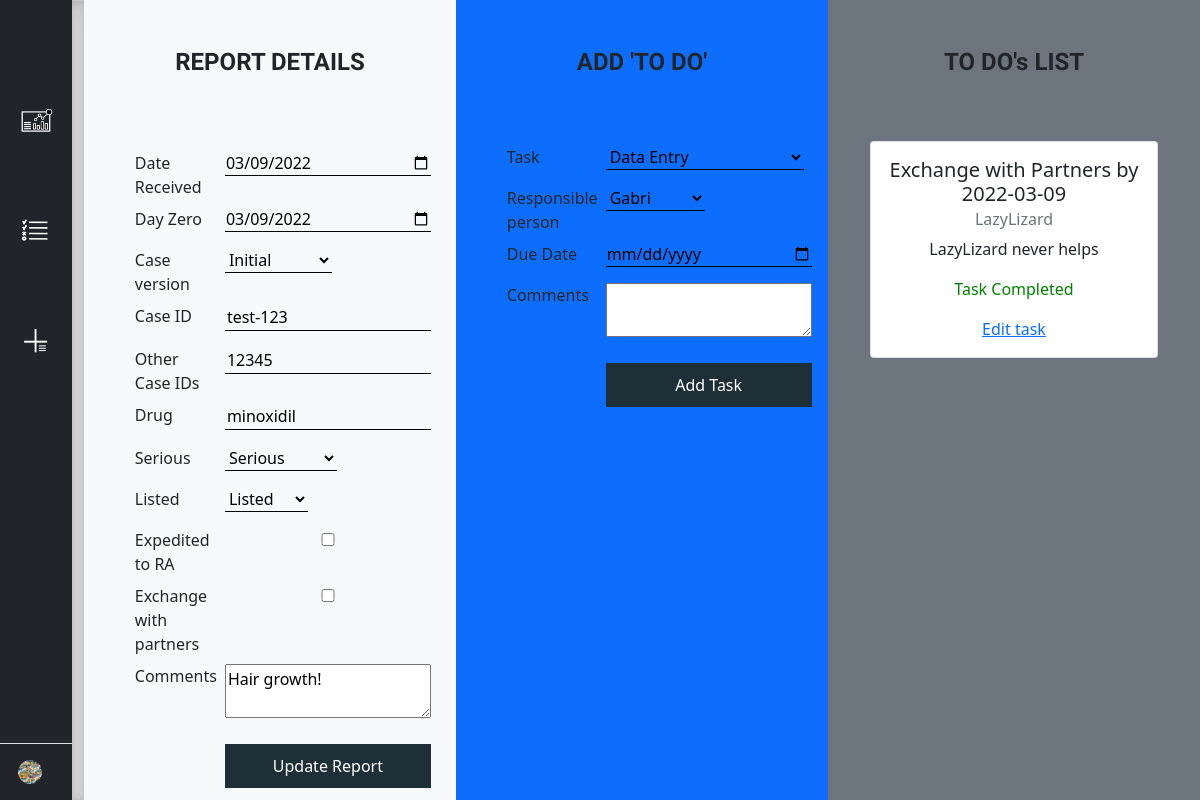
Page /report/3 (signed in) on the committed database.
### main.py (models this page shows)
class Report(UserMixin, db.Model):
    __tablename__ = "report"
    id = db.Column(db.Integer, primary_key=True, nullable=False)
    date_received = db.Column(db.Date, nullable=True)
    day_zero = db.Column(db.Date, nullable=True)
    case_id = db.Column(db.String(250), nullable=True)
    case_version = db.Column(db.String(250), nullable=True)
    other_case_id = db.Column(db.String(250), nullable=True)
    drug = db.Column(db.String(250), nullable=True)
    serious = db.Column(db.String(250), nullable=True)
    listed = db.Column(db.String(250), nullable=True)
    expedited = db.Column(db.Boolean, nullable=True)
    exchange = db.Column(db.Boolean, nullable=True)
    comments = db.Column(db.String(500), nullable=True)
    report_tasks = db.relationship("Task", backref="report")

class Task(UserMixin, db.Model):
    __tablename__ = "task"
    id = db.Column(db.Integer, primary_key=True, nullable=False)
    taskowner_id = db.Column(db.Integer, db.ForeignKey("user.id"))
    report_id = db.Column(db.Integer, db.ForeignKey("report.id"))
    task_name = db.Column(db.String(500), nullable=True)
    due_date = db.Column(db.Date, nullable=True)
    completed = db.Column(db.Boolean(), nullable=True)
    task_comments = db.Column(db.String(500), nullable=True)

class User(UserMixin, db.Model):
    __tablename__ = "user"
    id = db.Column(db.Integer, primary_key=True)
    username = db.Column(db.String(250), unique=True, nullable=False)
    password = db.Column(db.String(500), nullable=False)
    email = db.Column(db.String(250), unique=True, nullable=False)
    user_tasks = db.relationship("Task", backref='taskowner')

### main.py (the view, shortened to what this page needs)
@app.route("/report/<id>", methods=["GET", "POST"])
@login_required
def report(id):
    report = Report.query.filter_by(id=id).first()
    if not report:
        return return_error("Report does not exist", 404)
    report_details_form = ReportForm(date_received=report.date_received, day_zero=report.day_zero,
                                     case_id=report.case_id, case_version=report.case_version,
                                     other_case_id=report.other_case_id, drug=report.drug,
                                     serious=report.serious, listed=report.listed,
                                     expedited=report.expedited, exchange=report.exchange,
                                     comments=report.comments)
    report_details_form.submit.label.text = 'Update Report'
    report_task_form = AddTaskForm()
    user_list = User.query.all()
    user_choices = [(user.id, user.username) for user in user_list]
    report_task_form.task_owner.choices = user_choices
    report_tasks = Task.query.filter_by(report_id=id).all()
    if request.method == "GET":
        return render_template("report.html", form=report_details_form,
                               new_task=report_task_form,
                               report_tasks=report_tasks,
                               report_id=id)
    return redirect(f"/report/{report.id}")

### forms.py
class ReportForm(FlaskForm):
    date_received = DateField("Date Received", validators=[DataRequired()])
    day_zero = DateField("Day Zero", validators=[DataRequired()])
    case_id = StringField("Case ID")
    case_version = SelectField("Case version", choices=["Initial", "Follow-up 1",
                                                        "Follow-up 2", "Follow-up 3",
                                                        "Follow-up 4", "Follow-up 5",
                                                        "Follow-up 6", "Follow-up 7"])
    other_case_id = StringField("Other Case IDs")
    drug = StringField("Drug", validators=[DataRequired()])
    serious = SelectField("Serious", choices=['Serious', 'Non-serious', 'N/A'])
    listed = SelectField("Listed", choices=['N/A', 'Listed', 'Unlisted'])
    expedited = BooleanField("Expedited to RA")
    exchange = BooleanField("Exchange with partners")
    comments = TextAreaField("Comments", validators=[Length(max=500)])
    submit = SubmitField("Add Report")

class AddTaskForm(FlaskForm):
    task_owner = SelectField("Responsible person", validators=[DataRequired()])
    task_name = SelectField("Task", choices=["Data Entry", "Quality Check",
                                             "Medical Review", "Submission to RA",
                                             "Exchange with Partners", "Case Finalization"])
    due_date = DateField("Due Date", validators=[DataRequired()])
    task_comments = TextAreaField("Comments", validators=[Length(max=500)])
    submit = SubmitField("Add Task")

### main.py (called while the page is built)
@login_manager.user_loader
def load_user(user_id):
    return User.query.get(int(user_id))

### templates/report.html (shortened to what this page needs)
{% extends "dashboard_layout.html" %}
{% block main %}
  <div class="container-fluid p-0 report-details scrollable">
    <div class="row w-100 h-100 m-0">
        <div class="col-lg-4 col-md-6 col-sm-12 bg-light">
          <div class="delete-report">
          <h2>REPORT DETAILS</h2>
          <a href="{{ url_for('delete_report', report_id=report_id) }}" class="btn btn-outline-light">Delete report</a>
          </div>
            <form class="form form-horizontal center" method="post" role="form">
              <table class="table table-borderless table-sm">
              <tr>
                <td>{{ form.date_received.label }}</td>
                <td>{{ form.date_received }}</tr></td>
              <tr>
                <td>{{ form.day_zero.label }}</td>
                <td>{{ form.day_zero }}</td>
              </tr>
              <tr>
                <td>{{ form.case_version.label }}</td>
                <td>{{ form.case_version }}</td>
              </tr>
              <tr>
                <td>{{ form.case_id.label }}</td>
                <td>{{ form.case_id }}</td>
              </tr>
              <tr>
                <td>{{ form.other_case_id.label }}</td>
                <td>{{ form.other_case_id }}</td>
              </tr>
              <tr>
                <td>{{ form.drug.label }}</td>
                <td>{{ form.drug }}</td>
              </tr>
              <tr>
                <td>{{ form.serious.label }}</td>
                <td>{{ form.serious }}</td>
              </tr>
              <tr>
                <td>{{ form.listed.label }}</td>
                <td>{{ form.listed }}</td>
              </tr>
              <tr>
                <td>{{ form.expedited.label }}</td>
                <td>{{ form.expedited }}</td>
              </tr>
              <tr>
                <td>{{ form.exchange.label }}</td>
                <td>{{ form.exchange }}</td>
              </tr>
              <tr>
                <td>{{ form.comments.label }}</td>
                <td>{{ form.comments }}</td>
              </tr>
              <tr>
                <td></td>
                <td>{{ form.submit }}</td>
              </tr>
            </table>
            </form>
        </div>
        <div class="col-lg-4 col-md-6 col-sm-12 bg-primary">
            <h2>ADD 'TO DO'</h2>
            <form class="form form-horizontal center" method="post" role="form">
              <table class="table table-borderless table-sm">
                <tr>
                  <td>{{ new_task.task_name.label }}</td>
                  <td>{{ new_task.task_name }}</td>
                </tr>
                <tr>
                  <td>{{ new_task.task_owner.label }} </td>
                  <td>{{ new_task.task_owner }}</td>
                </tr>
                <tr>
                  <td>{{ new_task.due_date.label }}</td>
                  <td>{{ new_task.due_date }}</td>
                </tr>
                <tr>
                  <td>{{ new_task.task_comments.label }}</td>
                  <td>{{ new_task.task_comments }}</td>
                </tr>
                <tr>
                  <td></td>
                  <td>{{ new_task.submit }}</td>
                </tr>
              </table>
              </form>
        </div>
        <div class="col-lg-4 col-md-12 col-sm-12 bg-secondary scrollable">
          <h2>TO DO's LIST</h2>
          {% for task in report_tasks %}
          <div class="card todo-card center" style="width: 18rem;">
            <div class="card-body">
              <h5 class="card-title">{{ task.task_name }} by {{ task.due_date }}</h5>
              <h6 class="card-subtitle mb-2 text-muted">{{ task.taskowner.username }}</h6>
              <p class="card-text">{{ task.task_comments }}</p>
              {% if task.completed == True %}
              <p class="card-text" style="color: green">Task Completed</p>
              <a href="{{ url_for('edit_task', task_id=task.id) }}" class="card-link">Edit task</a>
              {% else %}
              <p class="card-text" style="color: orange">Pending</p>
              <a href="{{ url_for('complete_task', task_id=task.id) }}" class="card-link">Mark completed</a>
              <a href="{{ url_for('edit_task', task_id=task.id) }}" class="card-link">Edit task</a>
              {% endif %}
            </div>
          </div>
          {% endfor %}
      </div>
    </div>
  </div>
{% endblock %}

### static/css/dashboard_style.css (style rules this page uses)
body { min-height: 100vh; min-height: -webkit-fill-available; overflow-y: hidden; min-width: 590px; }
html { height: -webkit-fill-available; }
h2 { font-family: 'Spartan', sans-serif; font-weight: 700; font-size: 1.5rem; }
.new-report-page form input, select { margin-bottom: 0.5rem; background: transparent; border: none; border-bottom: 1px solid #000; width: auto !important; }
.report-details form input, select { margin-bottom: 0.5rem; background: transparent; border: none; border-bottom: 1px solid #000; width: 100%; }
.report-details form input[type=submit] { margin-top: 0.75rem; padding: 10px; background: solid; background-color: #1F2F38; color: #FFF; border: solid; border: 1px; }
.todo-card { text-align: center; margin-bottom: 1rem !important; }
.report-details h2 { margin: 3rem auto 4rem auto; text-align: center; }
.delete-report { text-align: center; margin: 2rem auto; }
.delete-report h2 { margin: 3rem auto 0rem auto !important; }
.center { margin: auto; width: 80%; }
.scrollable { overflow-y: auto !important; height: 100vh; }

### rows in the picture
Report: date_received "03/09/2022", day_zero "03/09/2022", case_version "Initial", case_id "test-123", other_case_id "12345", drug "minoxidil", serious.label "Serious", serious "Serious", listed.label "Listed", listed "Listed", comments "Hair growth!"
Task: exchange.label "Exchange with partners", task_name "Exchange with Partners", due_date "2022-03-09", taskowner.username "LazyLizard", task_comments "LazyLizard never helps"

### other values in the picture
{{ new_task.task_name.label }} "Task"
{{ new_task.task_owner.label }} "Responsible person"
{{ new_task.due_date.label }} "Due Date"
{{ new_task.task_comments.label }} "Comments"
